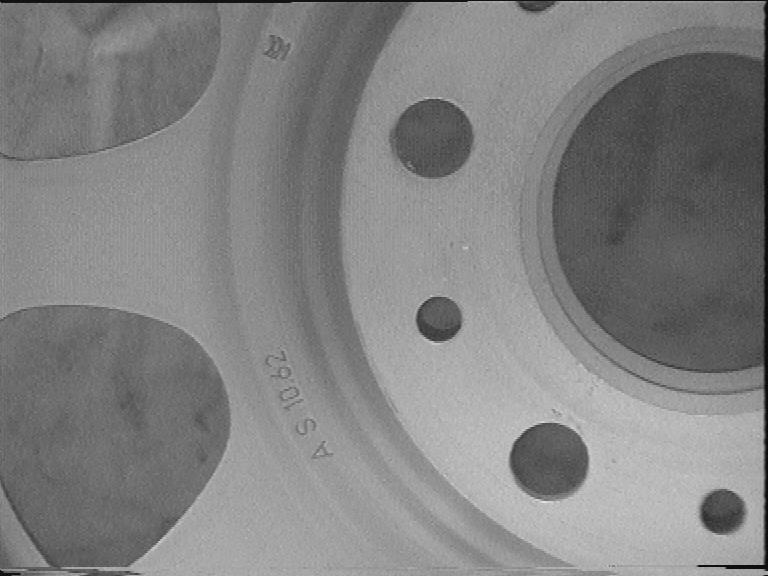
//> input picture FindContours_01/FindContours_01/0.jpg, 768 x 576 px
$ ./FindContours_01   (built with g++ and OpenCV 4)
//> lines starting //> are read from the running program, lines starting //| are printed output that depends on the picture; after the words box and inside, x2 and y2 are one past the last pixel; in counts of white or black regions, pixels touching at a corner belong together
#include <opencv.hpp>
#include <math.h>

using namespace cv;
using namespace std;

int main()
{
	Mat srcMat = imread("0.jpg");
//> srcMat is the input picture: 576 rows x 768 cols, CV_8UC3; min 0, max 230, mean 129.7
	Mat greyMat = imread("0.jpg", 0);
//> greyMat: 576 rows x 768 cols, CV_8UC1; min 0, max 230, mean 129.7
	Mat binaryMat;
	Mat inversedMat = 255 - greyMat;
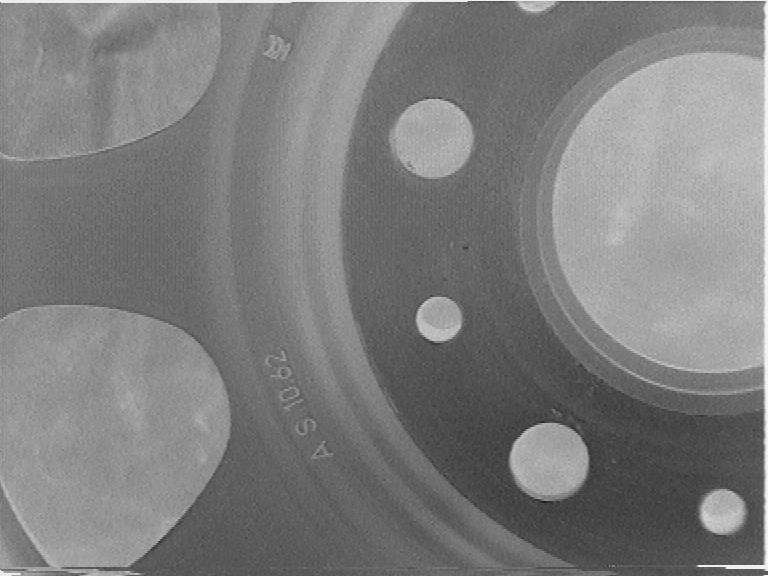
//> inversedMat: 576 rows x 768 cols, CV_8UC1; min 25, max 255, mean 125.3
	threshold(inversedMat, binaryMat,100, 255, THRESH_OTSU);
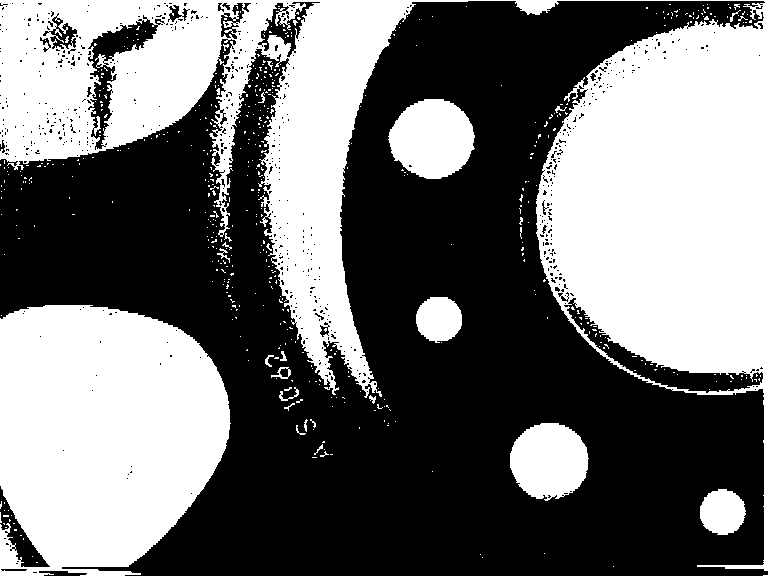
//> binaryMat: 576 rows x 768 cols, CV_8UC1; 44.4% white; 531 white regions (507 under 20 px), largest, box (x1, y1, x2, y2) and area: (0, 0, 768, 571) 129950, (0, 305, 231, 576) 50723, (388, 99, 475, 179) 5243

	Mat element = getStructuringElement(MORPH_RECT, Size(11,11));
	morphologyEx(binaryMat, binaryMat, MORPH_OPEN, element);
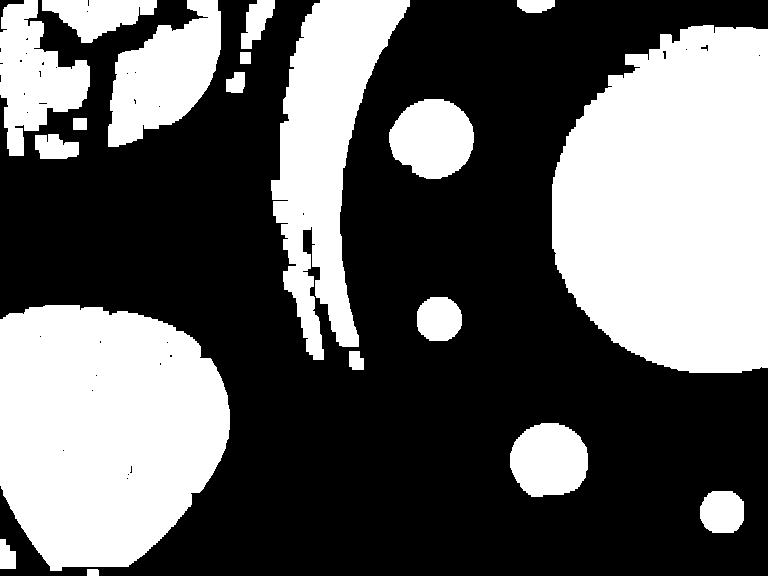
//> binaryMat: 576 rows x 768 cols, CV_8UC1; 38.8% white; 19 white regions

	vector<vector<Point>> contours;
	findContours(binaryMat, contours, CV_RETR_EXTERNAL, CV_CHAIN_APPROX_NONE);
//> contours = 19 contours; largest, box (x1, y1, x2, y2) and area: (552, 25, 768, 373) 61594, (0, 305, 230, 571) 48810, (271, 0, 410, 360) 22730, (108, 0, 221, 147) 9594, (0, 0, 90, 156) 7440

	float rate[100];

	for (int i = 0; i < contours.size(); i++)
	{
		RotatedRect rect = minAreaRect(contours[i]);
		Point2f vtx[4];
		rect.points(vtx);

		float Y = sqrt((vtx[0].y - vtx[1].y) * (vtx[0].y - vtx[1].y) + (vtx[0].x - vtx[1].x) * (vtx[0].x - vtx[1].x));
		float X = sqrt((vtx[1].y - vtx[2].y) * (vtx[1].y - vtx[2].y) + (vtx[1].x - vtx[2].x) * (vtx[1].x - vtx[2].x));
		rate[i] = X / Y;

		if ((rate[i] >= 0.90) and (rate[i] <= 1.1))
		{
			for (int j = 0; j <= 3; j++)
			{
				line(srcMat, vtx[j], vtx[j < 3 ? j + 1 : 0], Scalar(0, 0, 255), 2, CV_AA);
			}
		}
	}
//> this loop made 19 passes
//> (rect, vtx, Y, X) on passes 1, 2, 6, 8, 9: (centre (92.5, 572), size (6, 11), angle -90, 4 Points (x, y): [98, 575], [87, 575], [87, 569], [98, 569], 11, 6), (centre (7.5, 553.5), size (29, 15), angle -90, 4 Points (x, y): [15, 568], [0, 568], [0, 539], [15, 539], 15, 29), (centre (114.5, 437.5), size (265, 229), angle -90, 4 Points (x, y): [229, 570], [0, 570], [0, 305], [229, 305], 229, 265), (centre (56.5, 146), size (24, 43), angle -90, 4 Points (x, y): [78, 158], [35, 158], [35, 134], [78, 134], 43, 24), (centre (79.5, 123.5), size (11, 13), angle -90, 4 Points (x, y): [86, 129], [73, 129], [73, 118], [86, 118], 13, 11)
//> (rect, Y, X) on passes 3, 4, 5, 7, 10, 13: (centre (721.5, 511.5), size (41, 43), angle -90, 43, 41), (centre (548.5, 459.5), size (73, 77), angle -90, 77, 73), (centre (356, 360), size (18, 14), angle -90, 14, 18), (centre (439, 318.5), size (43, 44), angle -90, 44, 43), (centre (433.1, 137.9), size (79.7, 81.2), angle -52.6, 81.21, 79.72), (centre (659.5, 198.5), size (347, 215), angle -90, 215, 347)
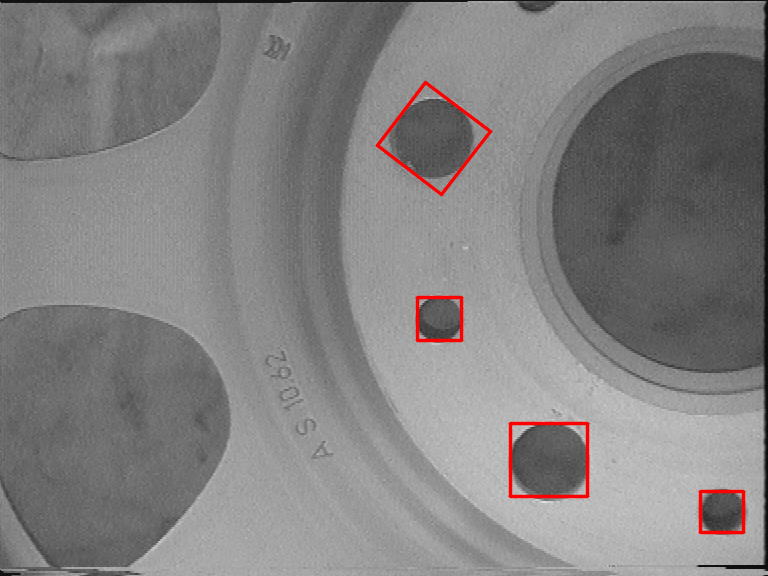
//> srcMat: 576 rows x 768 cols, CV_8UC3; 1.04% of pixels changed, all inside (x1, y1, x2, y2) = (375, 80, 746, 535)
	imshow("srcMat", srcMat);

	waitKey(0);
	return 0;
}
